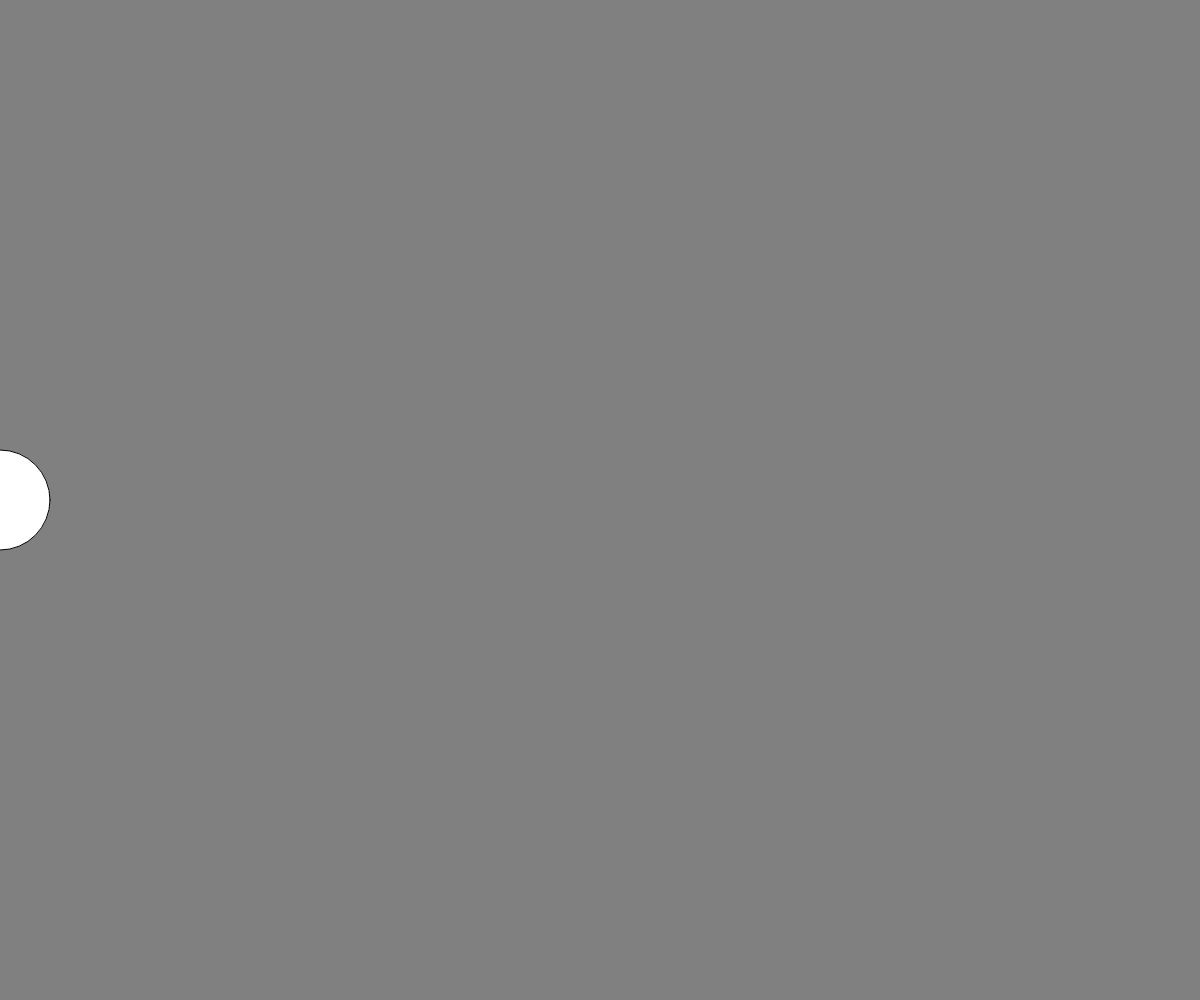
Frame 1 (no input)
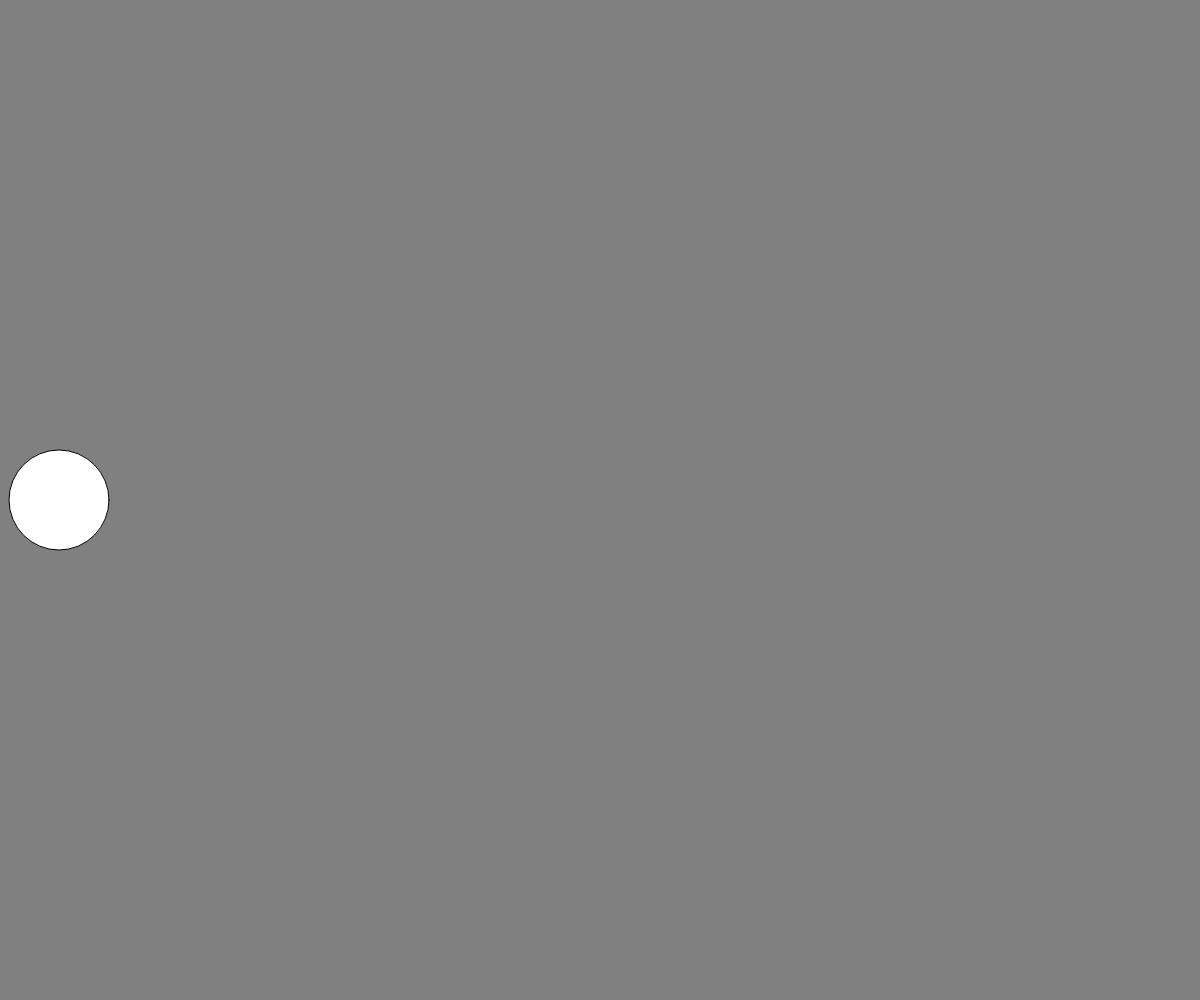
Frame 60 (no input)
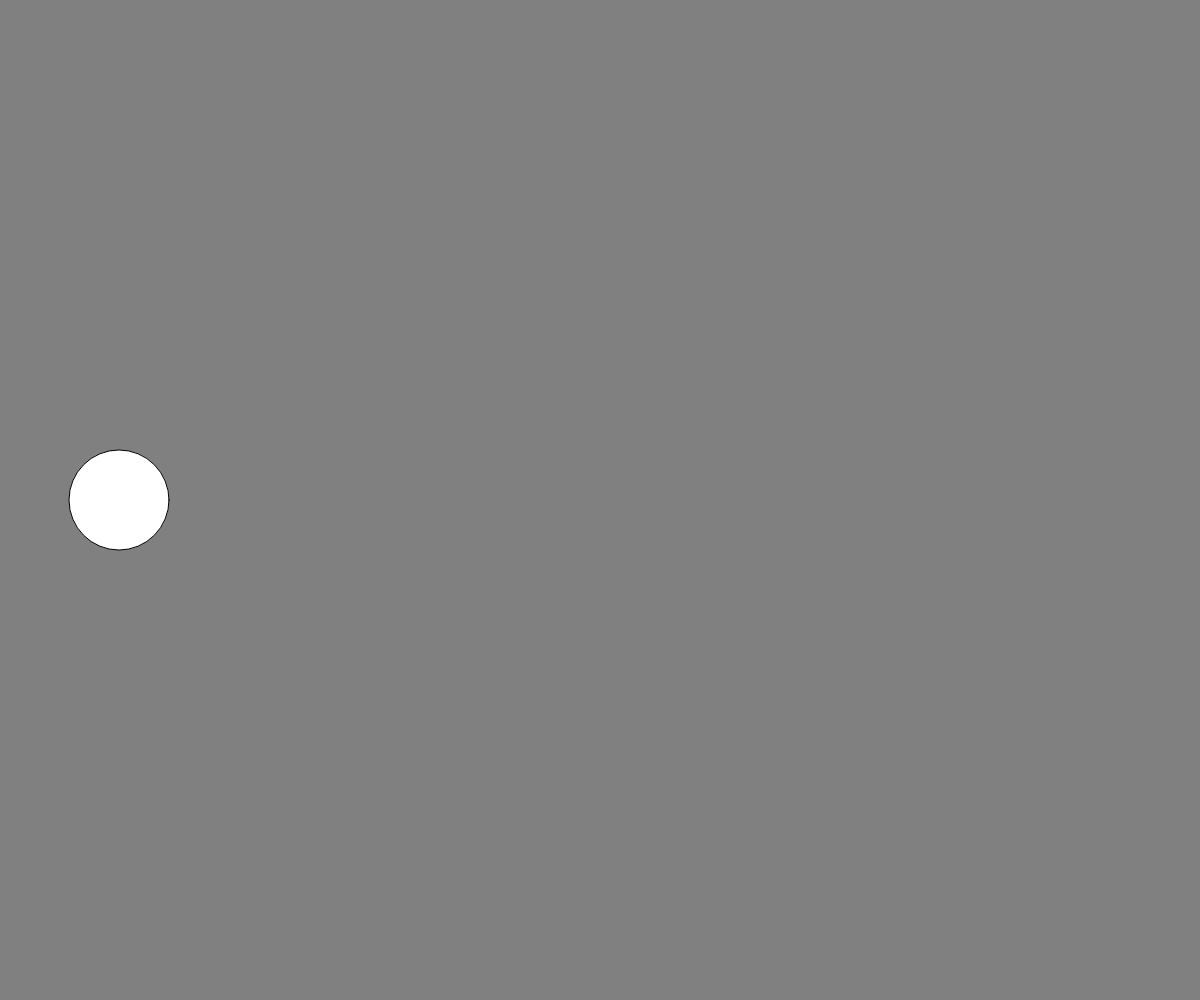
Frame 120 (the mouse pressed at the canvas centre since frame 60)

The p5.js sketch that drew these frames (run headless with seeded random() and noise() and a simulated clock; from frame 60 on, the mouse is pressed at the canvas centre):

// p5.js sketch
// ── sketch.js
// Variable rules: 
// you can use letters, numbers, _ 
// you cannot start with a number ( x2 is OK, 2x is not )
// you cannot use words that already part of the reference 

// Scope: Global Variables 
let diameter = 100;  
let bgColor = 'gray';
let x = 0; 

// Data types: 
// Numbers: 0, -10, 123, 3.1416 
// String: text, either inside 'yellow' or "orange"

// Boolean variable: True or False 
// Object: Arrays, Images, Sound files, etc.. 


// ------------------------------------------------------------------
// Code placed in setup() will run once at the beginning
function setup() {
  // Create a new canvas to match the browser size
  createCanvas(windowWidth, windowHeight);  
}

// ------------------------------------------------------------------
// On window resize, update the canvas size
function windowResized() {
  resizeCanvas(windowWidth, windowHeight);
}

// ------------------------------------------------------------------
// Main render loop - code placed in draw() will repeat over and over
function draw() {
  // Place your drawing code here
  background(bgColor);
  
  // Local variable 
  // - only visible in this section 
  // - expires at the end of the section 
  // let x = 0;
  
  circle(x, height/2, diameter); 
  x = x + 1; 
  
  // arithmetic operations 
  // +, -, *, / 
  //circle(width * 0.75, height/2, diameter * 0.5 )
}
